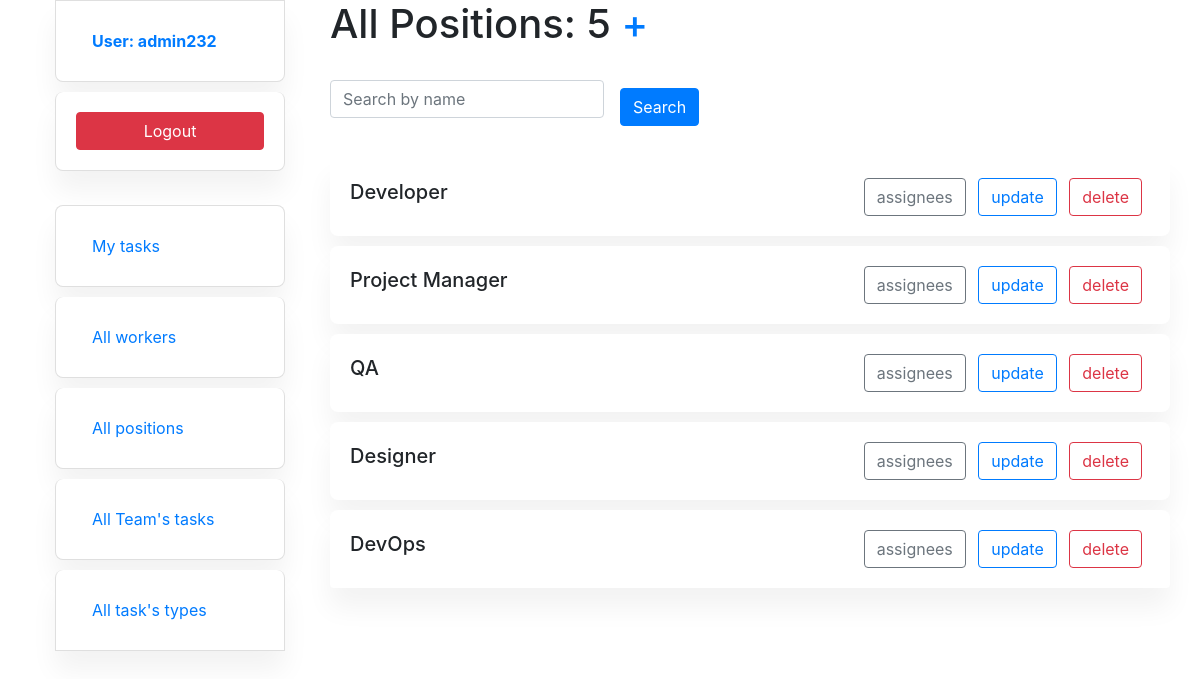
Page /positions/ (signed in) on the committed database.
### website/models.py (models this page shows, shortened)
class Worker(AbstractUser):
    position = models.ForeignKey(
        "Position",
        on_delete=models.CASCADE,
        related_name="workers",
        blank=True,
        null=True,
    )
    class Meta:
        verbose_name_plural = "workers"
        ordering = ["id"]

class Position(models.Model):
    name = models.CharField(max_length=255)

### website/views.py (the view)
# urls.py: path("positions/", PositionListView.as_view(), name="positions-list"),
class PositionListView(LoginRequiredMixin, generic.ListView):
    model = Position
    form_class = forms.PositionSearchForm
    context_object_name = "position_list"
    template_name = "website/positions_list.html"
    paginate_by = 5
    def get_context_data(self, *, object_list=None, **kwargs):
        context = super(PositionListView, self).get_context_data(**kwargs)
        name = self.request.GET.get("name")
        context["total_positions_count"] = self.get_queryset().count()
        context["search_form"] = forms.PositionSearchForm(initial={"name": name})
        return context
    def get_queryset(self):
        queryset = Position.objects.all()
        form = forms.PositionSearchForm(self.request.GET)
        if form.is_valid():
            queryset = queryset.filter(name__icontains=form.cleaned_data["name"])
        return queryset

### website/forms.py
class PositionSearchForm(forms.Form):
    name = forms.CharField(
        max_length=255,
        required=False,
        label="",
        widget=forms.TextInput(attrs={"placeholder": "Search by name"}),
    )

### templates/website/positions_list.html (shortened to what this page needs)
{% extends "website/base.html" %}
{% load crispy_forms_filters %}
{% block style %}
  {% load static %}
  <link rel="stylesheet" href="{% static 'css/positions_list.css' %}">
{% endblock %}
{% block content %}
  <div class="container">
    <h1>All Positions: {{ total_positions_count }} <a href="{% url 'website:position-create' %}">+</a></h1>
    <br>
    <form action="" method="get" class="form-inline">
      {{ search_form|crispy }}
      <input type="submit" value="Search" class="btn btn-primary ml-3">
    </form>
    <br>
    {% if position_list %}
      <div class="row">
        <div class="col">
          <ul class="list-group">
            {% for position in position_list %}
              <li class="list-group-item custom-card d-flex justify-content-between align-items-center">
                <h5>{{ position.name }}</h5>
                <p>
                  <a href="{% url 'website:position-detail' pk=position.id %}" class="btn btn-outline-secondary mr-2">assignees</a>
                  <a href="{% url 'website:position-update' pk=position.id %}" class="btn btn-outline-primary mr-2">update</a>
                  <a href="{% url 'website:position-delete' pk=position.id %}" class="btn btn-outline-danger mr-2">delete</a>
                </p>
              </li>
            {% endfor %}
          </ul>
        </div>
      </div>
    {% else %}
      <br>
      <p>No positions found</p>
    {% endif %}
  </div>
{% endblock %}

### templates/includes/sidebar.html (shortened to what this page needs)
<ul class="sidebar-nav">
  {% if user.is_authenticated %}
    <li class="list-group-item user-info">
      <a href="{% url 'website:my-profile' %}" class="nav-link">
        <strong>User: {{ user.username }}</strong>
      </a>
    </li>
    <li class="list-group-item">
      <form action="{% url 'logout' %}" method="post">
        <button type="submit" class="btn btn-danger btn-block">Logout</button>
      </form>
    </li>
  {% endif %}
  <br>
  {% if user.id %}
    <li class="list-group-item">
      <a href="{% url "website:my-page" %}" class="nav-link">My tasks</a>
    </li>
  {% else %}
    <li class="list-group-item">
      <a href="{% url 'login' %}" class="nav-link">Login</a>
    </li>
  {% endif %}
  <li class="list-group-item">
    <a href="{% url 'website:workers-list' %}" class="nav-link">All workers</a>
  </li>
  <li class="list-group-item">
    <a href="{% url 'website:positions-list' %}" class="nav-link">All positions</a>
  </li>
  <li class="list-group-item">
    <a href="{% url 'website:tasks-list' %}" class="nav-link">All Team's tasks</a>
  </li>
  <li class="list-group-item">
    <a href="{% url 'website:task-type-list' %}" class="nav-link">All task's types</a>
  </li>
</ul>

### static/css/task_type_list.css (style rules this page uses)
.container { margin-top: 0; background: #ffffff; }
.list-group-item { box-shadow: 0 20px 27px 0 rgb(0 0 0 / 5%); margin-bottom: 10px; padding: 20px; border-radius: 0.5rem; }
.list-group-item h5 { margin-bottom: 10px; }
.list-group-item p { margin-bottom: 0; }
a { text-decoration: none; }
.custom-card { border: none; }

### static/css/positions_list.css (style rules this page uses)
body { background: #ffffff; }
a { text-decoration: none; }
.custom-card { border: none; }

### rows in the picture
Worker: username "admin232"
Position: name "Developer"
Position: name "Project Manager"
Position: name "QA"
Position: name "Designer"
Position: name "DevOps"

### other values in the picture
{{ total_positions_count }} "5"
